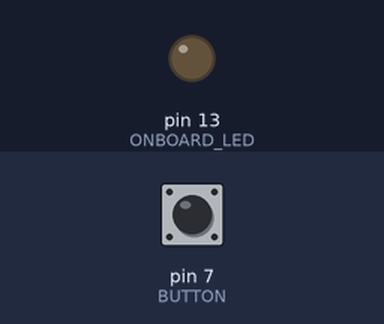
Bench run of a sketch on a simulated Arduino Uno, built with avr-gcc and run on an emulated ATmega328P. Parts: output pins drawn as LEDs (lit = HIGH). Inputs (shaded band) come from the test bench; at power-on: pin 7 (BUTTON) LOW.

Above: at 1.2 s.
1.3 s: pin 7 (BUTTON) pulled HIGH for 0.15 s
At 1.37 s:
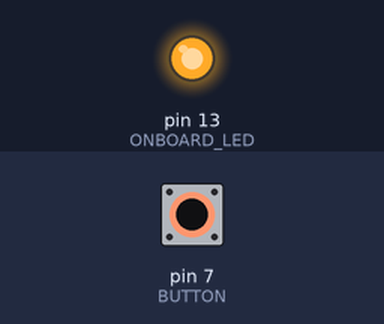
2.9 s: pin 7 (BUTTON) pulled HIGH for 3.2 s
At 7.4 s:
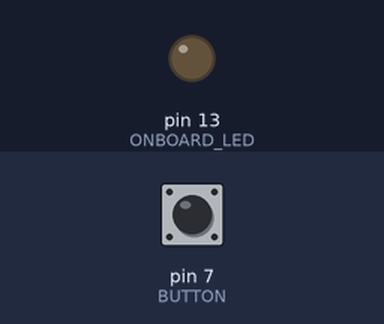
Timing chart, 0 to 8.9 s (numbered marks = the images above; inputs shaded):
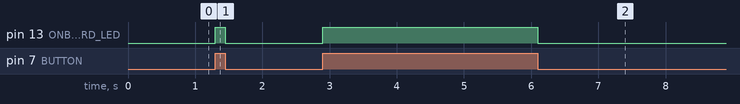

The sketch:

input-button.ino
```cpp
/**
 *
 */

const int ONBOARD_LED = 13;
const int BUTTON = 7;

void setup() {
  pinMode(ONBOARD_LED, OUTPUT);
  digitalWrite(ONBOARD_LED, LOW);

  pinMode(BUTTON, INPUT);
  digitalWrite(BUTTON, LOW);
}

void loop() {
  int reading = digitalRead(BUTTON);

  if (reading == HIGH) {
    digitalWrite(ONBOARD_LED, HIGH);
  } else {
    digitalWrite(ONBOARD_LED, LOW);
  }
}
```

Measured:
- after the input at 1.3 s, pin 13 (ONBOARD_LED): LOW → HIGH at once, → LOW 0.15 s later
- after the input at 2.9 s, pin 13 (ONBOARD_LED): LOW → HIGH at once, → LOW 3.2 s later
